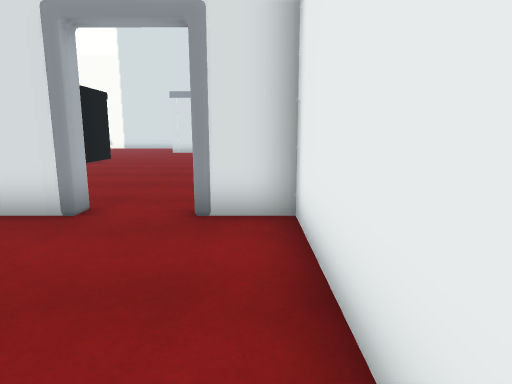
view 1 (above)

20 first-person views from a walk through a Unity game level. The camera is 1.3 m above the floor, tilts 10° down and sees 75° across. The floor is counted in squares, 1 m on a side. Each view is taken from the middle of a square. On the plan, view 1 faces up. The plan holds only what a view shows up to about 14 squares ahead; the rest is blank. The place goes on beyond the plan. Door leaves are left out, so doorways stand open. Some surface patterns are stand-ins.

view 2
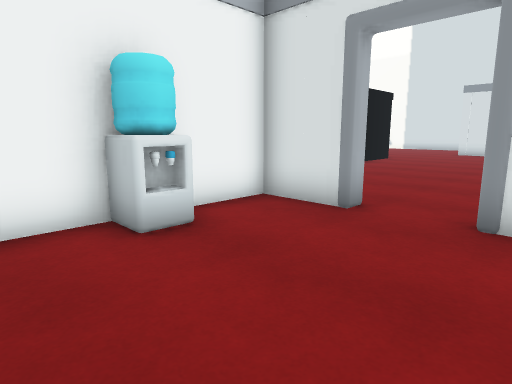

view 3
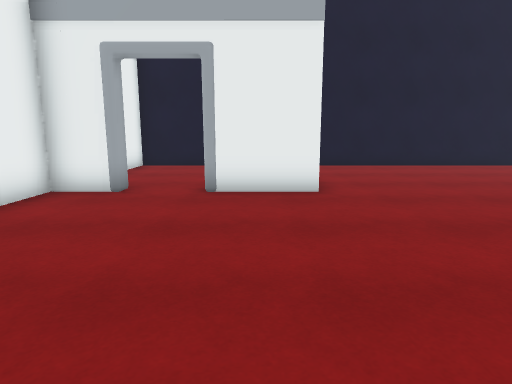

view 4
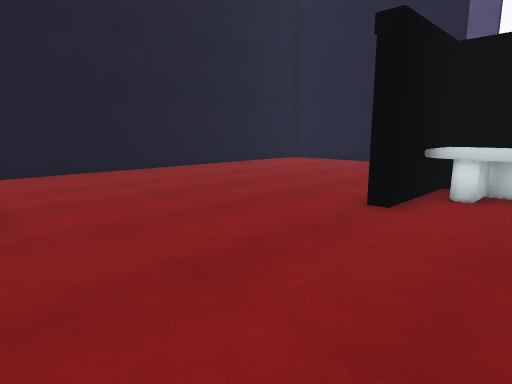

view 5
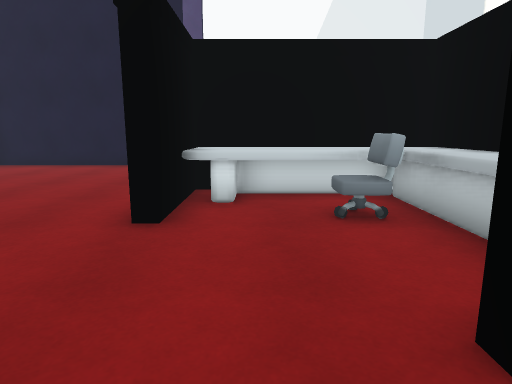

view 6
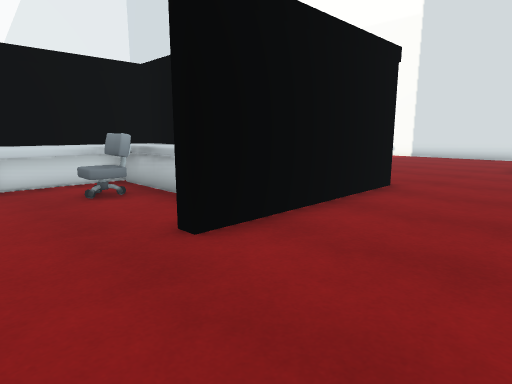

view 7
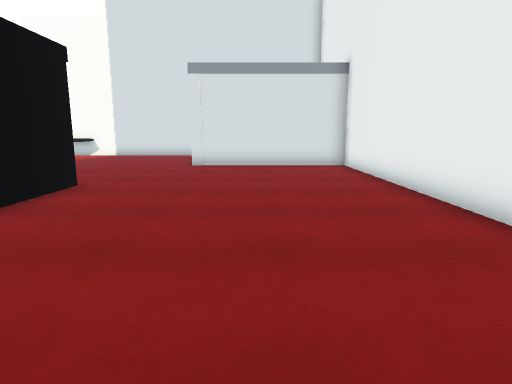

view 8
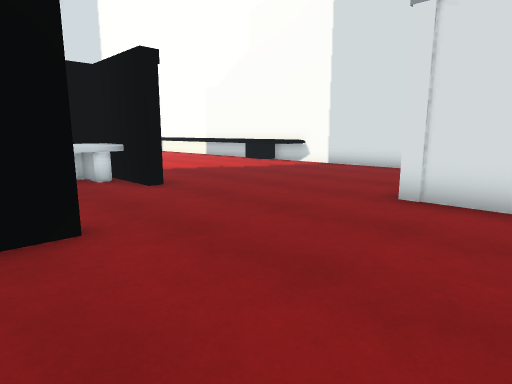

view 9
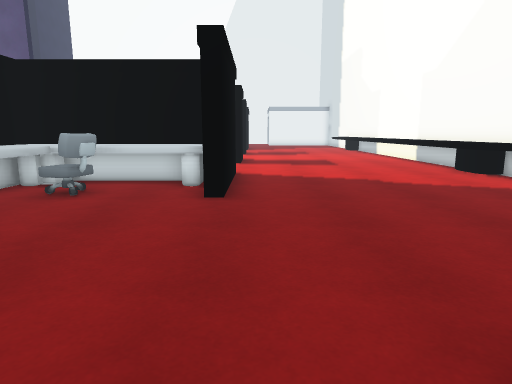

view 10
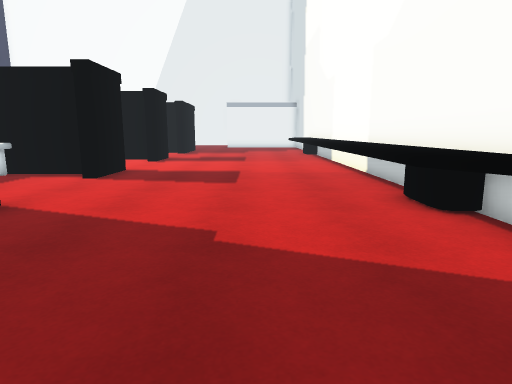

view 11
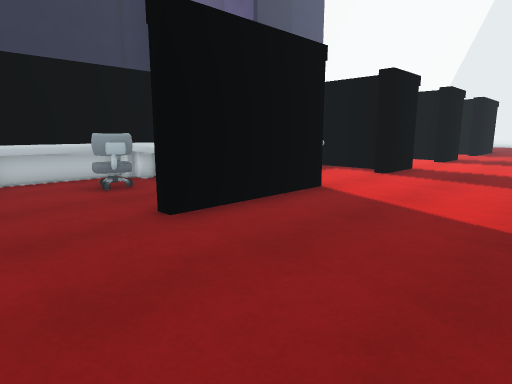

view 12
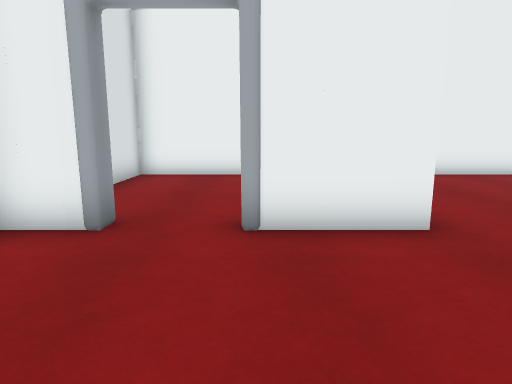

view 13
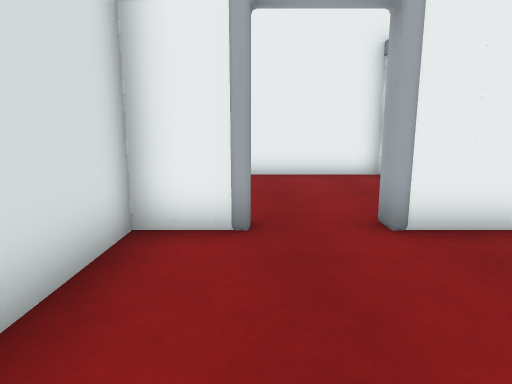

view 14
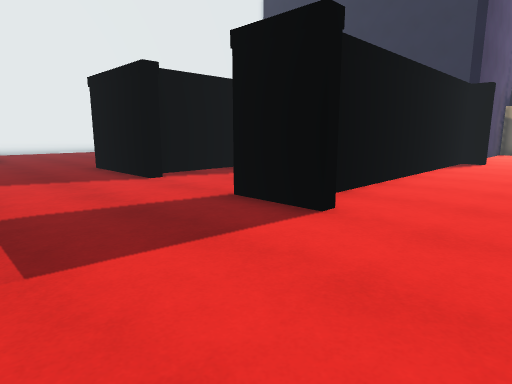

view 15
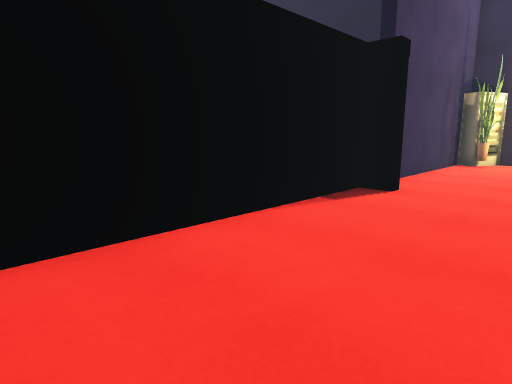

view 16
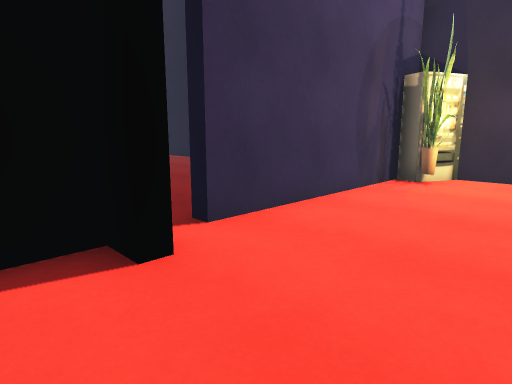

view 17
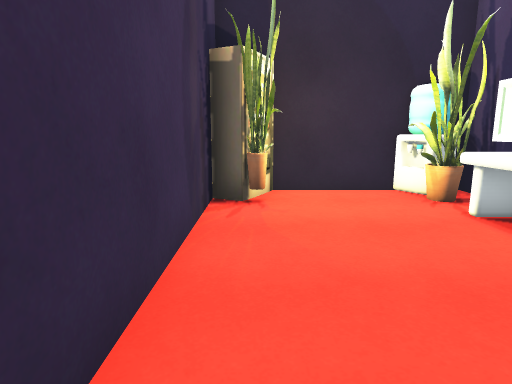

view 18
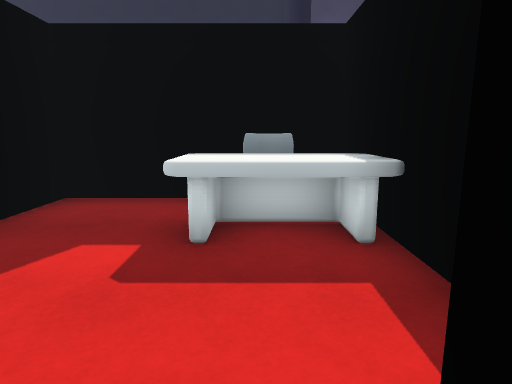

view 19
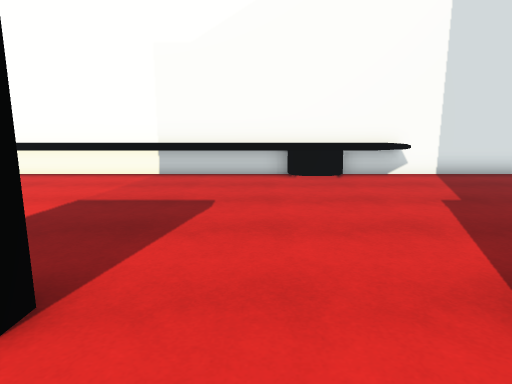

view 20
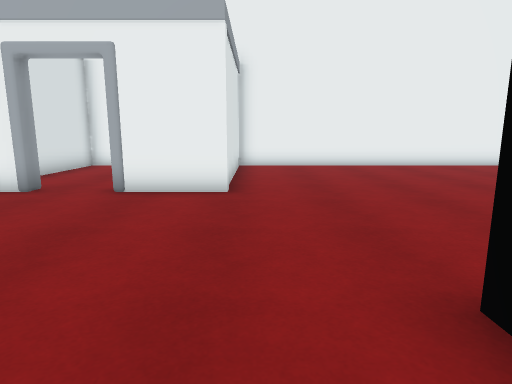

### Floor plan
Key: @ floor where view 1 was taken; # wall or solid block; x gap in a wall; . floor; D open door; ^ raised ledge; C chair; E desk; P plant; M vending machine; O other object.
Columns run from 24 left of view 1 to 1 right of it. Each row starts with its distance up from view 1.
 29 #################### #####
 28 ^^^^^^^^^^^^.......#.....#
 27 ^^^^^^^^^^^.......DD.....#
 26  .................DD.....#
 25 ..................##.....#
 24  ..................# ....#
 23 ...................#######
 22 .........................#
 21 .........................#
 20  ...##....####...........#
 19  ...#.....#^^............#
 18  ...#.....#^^............#
 17  ...#EEE..#^CC..#........#
 16 ....#CCE..#^^^^^#........#
 15  ...#CC...#^^^^^#........#
 14 ....#############........#
 13 ....#     #^^^^ #........#
 12 ....#     #^CC.. ........#
 11  ...#     #^CC..........
 10 ....#     #^^...........
  9  ...#     #^^...........
  8 ....#        #...........
  7 ....x..  ................#
  6 ....#................#DD.#
  5  ...#..............##DDD##
  4 E...#..............#.....#
  3 E...#..............##....#
  2 E...#..............##....#
  1 P..P#...  .........#.....#
  0 O..M#.    ......... ....@#
 -1 #####     ########    ####

Where each view was taken, in squares from view 1:
view 1: 0 up, 0 right, facing up
view 2: 0 up, 0 right, facing up-left
view 3: 13 up, 4 left, facing down
view 4: 11 up, 5 left, facing down-left
view 5: 10 up, 6 left, facing left
view 6: 9 up, 4 left, facing up-left
view 7: 9 up, 3 left, facing up
view 8: 16 up, 3 left, facing up-left
view 9: 21 up, 4 left, facing left
view 10: 25 up, 9 left, facing left
view 11: 25 up, 8 left, facing down-left
view 12: 25 up, 10 left, facing right
view 13: 27 up, 10 left, facing right
view 14: 25 up, 24 left, facing down-right
view 15: 16 up, 24 left, facing down-right
view 16: 10 up, 24 left, facing down-right
view 17: 7 up, 21 left, facing down
view 18: 21 up, 18 left, facing down
view 19: 18 up, 17 left, facing up
view 20: 22 up, 13 left, facing right
